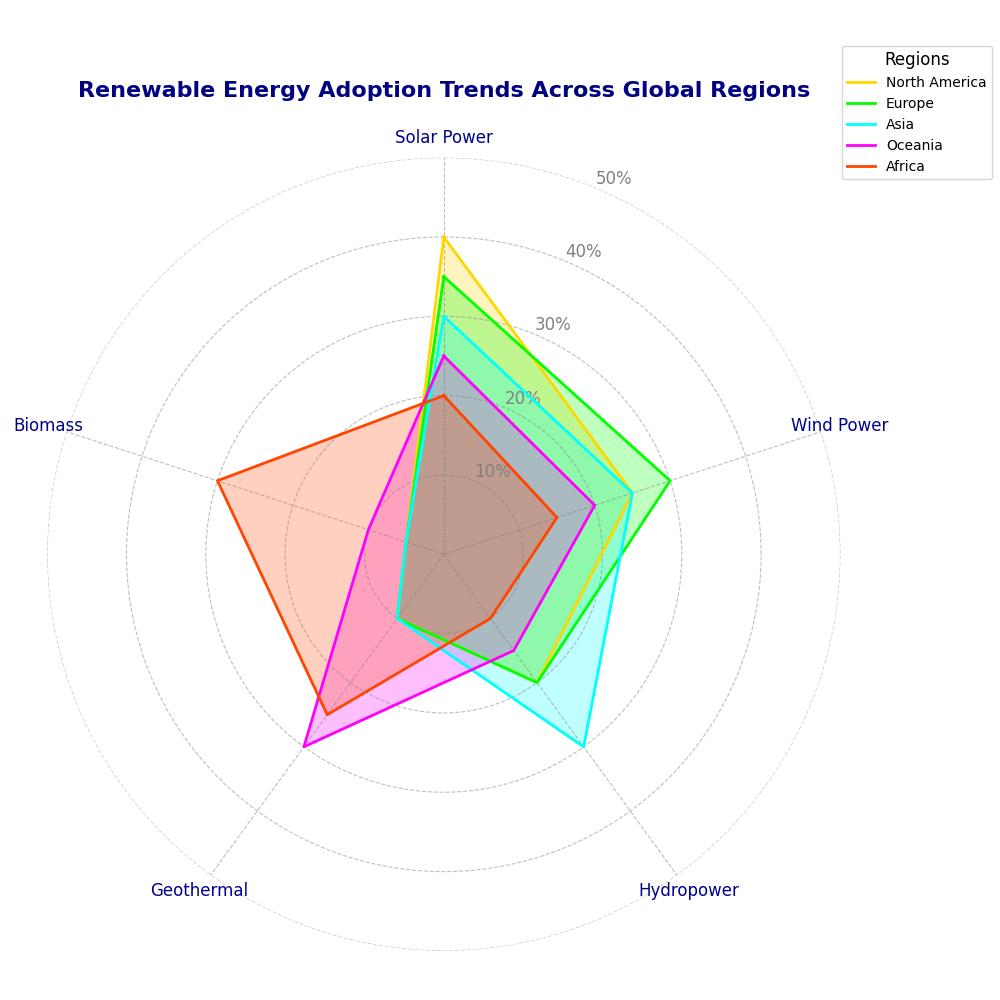

The Python source for this figure:
import numpy as np
import matplotlib.pyplot as plt

# Define sectors of renewable energy
sectors = ['Solar Power', 'Wind Power', 'Hydropower', 'Geothermal', 'Biomass']

# Define regions with renewable energy proficiency
regions = ['North America', 'Europe', 'Asia', 'Oceania', 'Africa']

# Renewable energy adoption scores
# Scores are in percentage form, representing the proportion of total energy production
data = {
    'North America': [40, 25, 20, 10, 5],
    'Europe': [35, 30, 20, 10, 5],
    'Asia': [30, 25, 30, 10, 5],
    'Oceania': [25, 20, 15, 30, 10],
    'Africa': [20, 15, 10, 25, 30]
}

# Aggregate data into an array
data_array = np.array([data[region] for region in regions])

# Function to create a radar chart
def create_radar_chart(sectors, data, title, region_colors):
    num_vars = len(sectors)

    # Calculate angles for the radar chart
    angles = np.linspace(0, 2 * np.pi, num_vars, endpoint=False).tolist()
    angles += angles[:1]  # Close the plot

    # Initialize the radar chart
    fig, ax = plt.subplots(figsize=(10, 10), subplot_kw=dict(polar=True))

    # Draw one axe per variable and add labels
    ax.set_theta_offset(np.pi / 2)
    ax.set_theta_direction(-1)
    ax.set_xticks(angles[:-1])
    ax.set_xticklabels(sectors, fontsize=12, color='darkblue')

    # Plot data for each region
    for idx, (region, values) in enumerate(data.items()):
        values += values[:1]  # Close the plot
        ax.plot(angles, values, linewidth=2, linestyle='solid', label=region, color=region_colors[idx])
        ax.fill(angles, values, color=region_colors[idx], alpha=0.25)

    # Add title and legend
    plt.title(title, size=16, weight='bold', color='navy', va='bottom', pad=20)
    plt.legend(loc='upper right', bbox_to_anchor=(1.2, 1.15), fontsize=10, title="Regions", title_fontsize=12)

    # Customize radial grid and labels
    ax.yaxis.grid(True, color='gray', linestyle='--', alpha=0.5)
    ax.xaxis.grid(True, color='gray', linestyle='--', alpha=0.5)
    ax.set_yticks([10, 20, 30, 40, 50])
    ax.set_yticklabels(['10%', '20%', '30%', '40%', '50%'], color='gray', size=12)

    # Remove the polar spine for a cleaner look
    ax.spines['polar'].set_visible(False)

    # Automatically adjust layout for readability
    plt.tight_layout()
    plt.show()

# Define region-specific colors
region_colors = ['#FFD700', '#00FF00', '#00FFFF', '#FF00FF', '#FF4500']

# Create and display the radar chart
title = "Renewable Energy Adoption Trends Across Global Regions"
create_radar_chart(sectors, data, title, region_colors)
